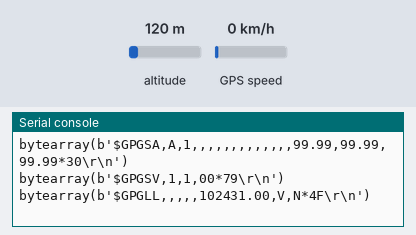
The program below on a simulated Raspberry Pi Pico running MicroPython. On the bench: the last lines printed to the serial console. Inputs (shaded band) come from the test bench; at power-on: GPS speed 0 km/h, altitude 120 m. The GPS gets a fix after 3 s at 37.7749, -122.4194 with 8 satellites.

Above: at 1.2 s.
1.3 s: GPS speed set to 30 km/h
At 2.7 s:
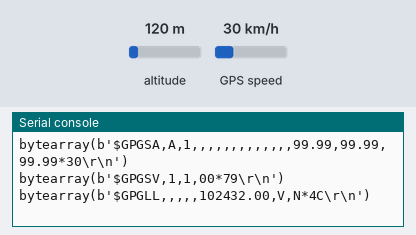
3.5 s: GPS speed set to 90 km/h
At 4.7 s:
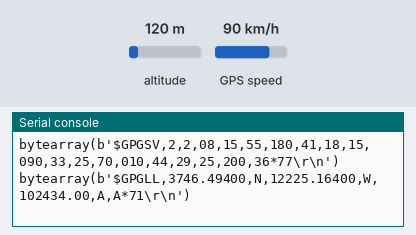
5.5 s: altitude set to 500 m
At 8.4 s:
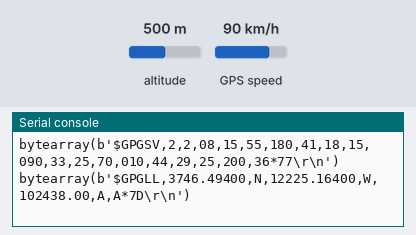
8.5 s: altitude set to 20 m
At 9.7 s:
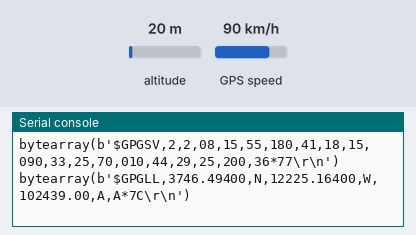
10.5 s: GPS speed set to 118 km/h
At 11.8 s:
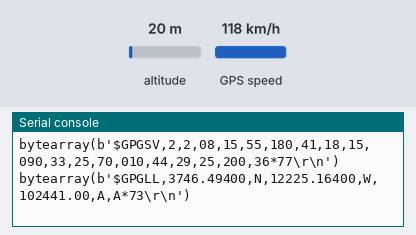
17.9 s: altitude set to 250 m
At 18.8 s:
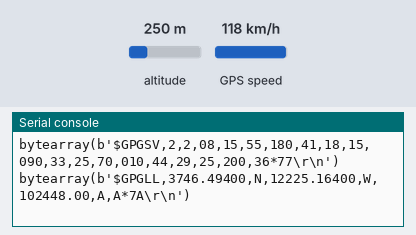
Timing chart, 0 to 20.5 s (numbered marks = the images above; inputs shaded):
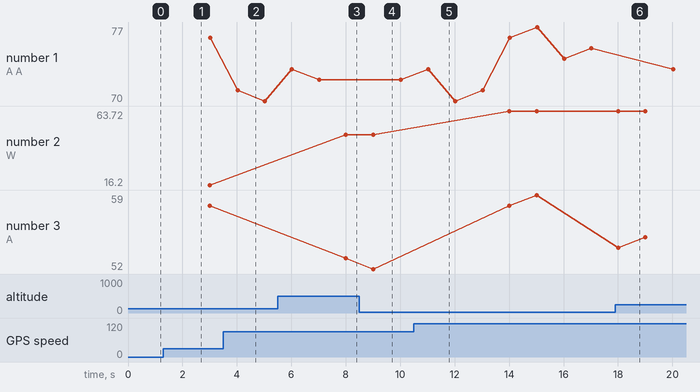

The program:

testraw.py
```python
"""
 GPS MicroPython examples for CanSat-Pico-Kit-V2

 CONFIGURE GPS & READ NMEA data

Project:
  https://github.com/mchobby/cansat-belgium-micropython
External Source:
  https://github.com/mchobby/esp8266-upy/tree/master/gps-ultimate

Where to buy:
* CANSAT-PICO-KIT-V2: https://shop.mchobby.be/fr/nouveaute/2824-kit-cansat-v2-avec-raspberry-pi-pico-micropython-3232100028241.html
* CANSAT-GPS-V2: https://shop.mchobby.be/fr/cansat/2862-carte-gps-attache-parachute-pour-cansat-pico-v2-3232100028623.html

The MIT License (MIT)
Copyright (c) 2018 Dominique Meurisse, support@mchobby.be, shop.mchobby.be
Permission is hereby granted, free of charge, to any person obtaining a copy
of this software and associated documentation files (the "Software"), to deal
in the Software without restriction, including without limitation the rights
to use, copy, modify, merge, publish, distribute, sublicense, and/or sell
copies of the Software, and to permit persons to whom the Software is
furnished to do so, subject to the following conditions:
The above copyright notice and this permission notice shall be included in
all copies or substantial portions of the Software.
THE SOFTWARE IS PROVIDED "AS IS", WITHOUT WARRANTY OF ANY KIND, EXPRESS OR
IMPLIED, INCLUDING BUT NOT LIMITED TO THE WARRANTIES OF MERCHANTABILITY,
FITNESS FOR A PARTICULAR PURPOSE AND NONINFRINGEMENT. IN NO EVENT SHALL THE
AUTHORS OR COPYRIGHT HOLDERS BE LIABLE FOR ANY CLAIM, DAMAGES OR OTHER
LIABILITY, WHETHER IN AN ACTION OF CONTRACT, TORT OR OTHERWISE, ARISING FROM,
OUT OF OR IN CONNECTION WITH THE SOFTWARE OR THE USE OR OTHER DEALINGS IN
THE SOFTWARE.
"""

from machine import UART, Pin

# RMC (recommended minimum) et GGA (fix data)
PMTK_SET_NMEA_OUTPUT_RMCGGA = "$PMTK314,0,1,0,1,0,0,0,0,0,0,0,0,0,0,0,0,0,0,0*28" # turn on GPRMC and GPGGA
# 5 Hz update
PMTK_SET_NMEA_UPDATE_5HZ = "$PMTK220,200*2C"


ser1 = UART( 0, tx=Pin(0), rx=Pin(1), baudrate=9600 )
# send the commands
ser1.write( PMTK_SET_NMEA_OUTPUT_RMCGGA )
ser1.write( bytes([13,10]) )
ser1.write( PMTK_SET_NMEA_UPDATE_5HZ )
ser1.write( bytes([13,10]) )

MAX_BUF_SIZE = 120
buf = bytearray( MAX_BUF_SIZE )
lineidx=0 # Index when filling the line

def process_buffer( buffer, length ):
	# Buffer have a fixed length of 120 chars. Content is smaller
	print( buffer[:length] )

# Read the data and forward it to the input buffer
while True:
	if not ser1.any():
		continue
	data = ser1.read()
	for i in range( len(data)):
		buf[lineidx] = data[i]
		if data[i] != 10: # CR/LF
			lineidx += 1
		else:
			process_buffer( buf, lineidx+1 )
			lineidx = 0
		if lineidx >= MAX_BUF_SIZE:
			raise Exception( 'Exceed buffer size')
```

Measured:
- after the input at 3.5 s, the serial console: prints a new line after 0.51 s (image 2)
- after the input at 5.5 s, the serial console: prints a new line after 0.51 s (image 3)
- after the input at 8.5 s, the serial console: prints a new line after 0.51 s (image 4)
- after the input at 10.5 s, the serial console: prints a new line after 0.51 s (image 5)
- after the input at 17.9 s, the serial console: prints a new line after 0.11 s (image 6)
- plotted number 2: 48.6 → 63.72 after the input at 10.5 s
